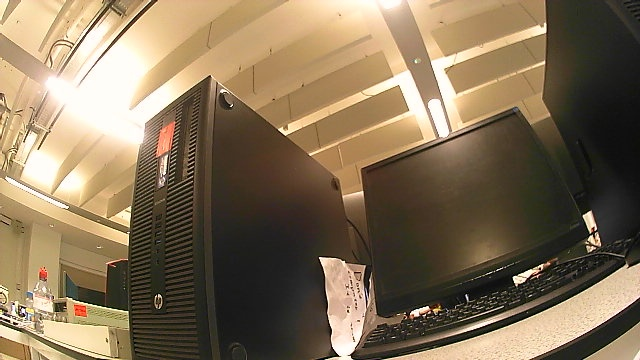
#> input picture mdk/bin/shared/pca/0.jpg, 640 x 360 px, given in place of miro.png, which was not available
$ python obj_detection.py   (older library calls are emulated)
#> lines starting #> are read from the running program, lines starting #| are printed output that depends on the picture; after the words box and inside, x2 and y2 are one past the last pixel; in counts of white or black regions, pixels touching at a corner belong together; pictures that were not available may be replaced by others from this repository, and a replacement may not be noted
# import the necessary packages
from scipy.spatial import distance as dist
import numpy as np
import argparse
import cv2
import imutils

# load the image
image = cv2.imread("miro.png")
#> image is the input picture: shape (360, 640, 3); mean B, G, R 87.7, 113.5, 131.5
output = image.copy()

output = cv2.medianBlur(output,5)
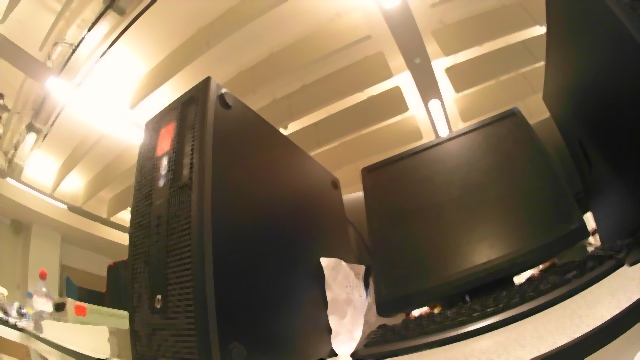
#> output: shape (360, 640, 3); mean B, G, R 87.7, 113.7, 131.9
imgHSV= cv2.cvtColor(output,cv2.COLOR_BGR2HSV)
#> imgHSV: shape (360, 640, 3); mean H, S, V 19.6, 83.6, 132


imgGray= cv2.cvtColor(output,cv2.COLOR_BGR2GRAY)
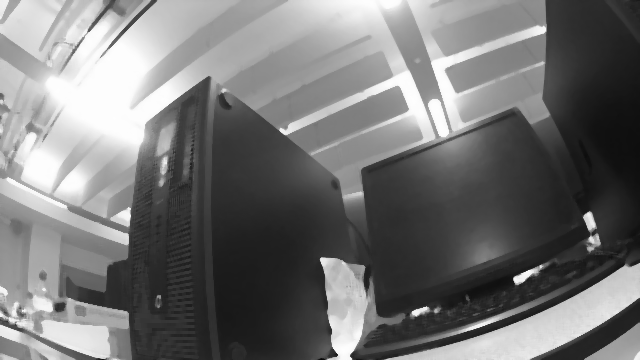
#> imgGray: shape (360, 640); min 7, max 254, mean 116.2
imgGray = cv2.GaussianBlur(imgGray, (5,5), 0)
thresh = cv2.threshold(imgGray, 60, 255, cv2.THRESH_BINARY)[1]
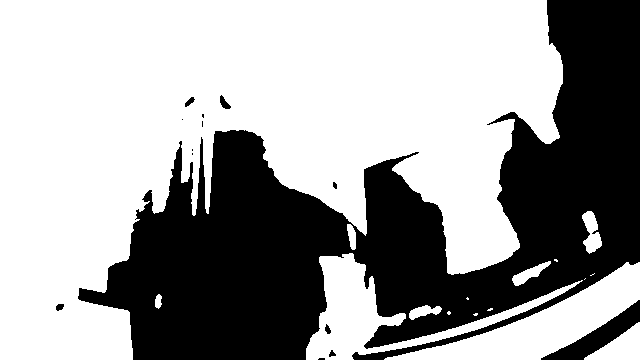
#> thresh: shape (360, 640); 62.2% white; 14 black regions (6 under 20 px)

# find contours in the thresholded image
cntss = cv2.findContours(thresh.copy(), cv2.RETR_EXTERNAL,
    cv2.CHAIN_APPROX_SIMPLE)
#> cntss = 16 contours, 7 with area under 20; largest, box (x1, y1, x2, y2) and area: (0, 0, 563, 360) 124484, (384, 262, 640, 360) 7752, (306, 253, 583, 360) 6783, (584, 322, 640, 360) 1019, (582, 211, 602, 254) 454
cntss = imutils.grab_contours(cntss)

# thresh = cv2.threshold(imgGray, 45, 255, cv2.THRESH_BINARY)[1]
# thresh = cv2.erode(thresh, None, iterations=2)
# thresh = cv2.dilate(thresh, None, iterations=2)
#
# cnts = cv2.findContours(thresh.copy(), cv2.RETR_EXTERNAL,
#     cv2.CHAIN_APPROX_SIMPLE)


# show the output image
# cv2.imshow("Image", image)
# cv2.waitKey(0)
# cv2.imshow("detected object", imgHSV)
#     # cv2.imshow("fill gap", maskClose)
# cv2.waitKey(0)

# green color boundary (RGB)
# ([0, 127, 0], [180, 240, 180])

# white (probably some gray) color boundary (RGB)
# ([128, 128, 128], [255, 255, 255])

# White color boundary (HSV)
# ([0, 0, 195], [255, 60, 255])

# Orange color boundary (HSV)
# ([1, 190, 200], [25, 255, 255])


# define the list of boundaries
boundaries = [
    ([0, 0, 195], [255, 60, 255]),
    ([1, 190, 200], [25, 255, 255])
]

font = cv2.FONT_HERSHEY_SIMPLEX

count = 0

def find_center(cnts):
    for i in cnts:
    # compute the center of the contour
        M = cv2.moments(i)
        coX = int(M["m10"] / M["m00"])
        coY = int(M["m01"] / M["m00"])
        # draw the contour and center of the shape on the image
        cv2.circle(image, (coX, coY), 7, (255, 255, 255), -1)
        cv2.putText(image, "center", (coX - 20, coY - 20),cv2.FONT_HERSHEY_SIMPLEX, 0.5, (255, 255, 255), 2)
#> this loop made 8 passes
#> (coX, coY) on passes 1 to 7: (620, 346), (475, 314), (448, 312), (489, 309), (423, 311), (467, 298), (157, 300)
#> i on pass 8: [[585, 278], [584, 279]]
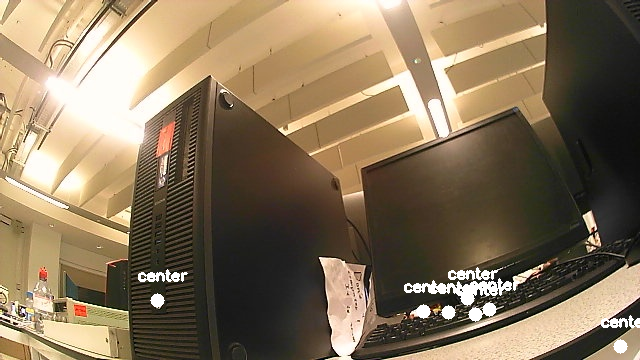
#> image: shape (360, 640, 3); 1.3% of pixels changed, all inside (x1, y1, x2, y2) = (138, 267, 640, 354)
    return coX, coY

#> (the run stopped early here; a loop or call above may not have finished)
